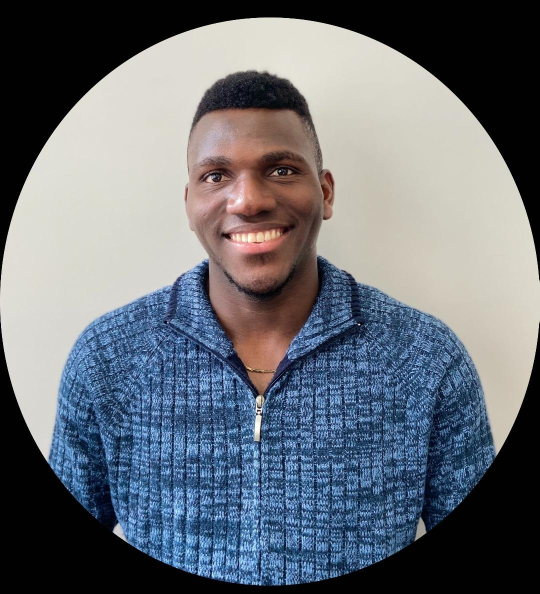
#> input picture image/eml.jpg, 1079 x 1187 px, found by its file name (shown at 1/2 size)
$ python image_to_ascii.py
#> lines starting #> are read from the running program, lines starting #| are printed output that depends on the picture
#!/usr/bin/env python3
"""
Convert an image to colored ASCII art SVG for GitHub profile README.

This script produces an SVG file where each character is colored to match
the corresponding pixel in the original image, creating a faithful
color-accurate ASCII portrait that renders natively on GitHub.

Usage:
    python3 scripts/image_to_ascii.py [--input IMAGE_PATH] [--output OUTPUT_PATH]
                                       [--width COLS] [--chars CHARSET]
                                       [--font-size SIZE] [--bg BG_COLOR]
                                       [--format FORMAT]

Defaults:
    --input      image/eml.jpg
    --output     image/ascii_portrait.svg
    --width      80
    --chars      dense
    --font-size  10
    --bg         #0D1117
    --format     svg

Examples:
    # Generate colored SVG (default)
    python3 scripts/image_to_ascii.py

    # Higher detail
    python3 scripts/image_to_ascii.py --width 100

    # Plain text output
    python3 scripts/image_to_ascii.py --format txt --output image/ascii_art.txt
"""

import argparse
import sys
from pathlib import Path
from xml.sax.saxutils import escape

try:
    from PIL import Image
except ImportError:
    print("Error: Pillow is required. Install with: pip install Pillow")
    sys.exit(1)


# Character sets ordered from darkest (most dense) to lightest (least dense)
CHARSETS = {
    # Dense — more characters = better gradient mapping for portraits
    "dense": "$@B%8&WM#*oahkbdpqwmZO0QLCJUYXzcvunxrjft/\\|()1{}[]?-_+~<>i!lI;:,\"^`'. ",
    # Standard — classic ASCII art
    "standard": "@#S%?*+;:,. ",
    # Minimal — bold, high contrast
    "minimal": "@#=- ",
    # Block — unicode blocks
    "block": "█▓▒░ ",
}


def load_image(path: str) -> Image.Image:
    """Load and return an image from the given path."""
#> called with path = 'image/eml.jpg'
    img_path = Path(path)
    if not img_path.exists():
        print(f"Error: Image not found at '{path}'")
        sys.exit(1)
    return Image.open(img_path)
#> returned value is the input picture: PIL image 1079x1187 RGB; mean R, G, B 104.7, 110.6, 118.7


def resize_image(image: Image.Image, new_width: int) -> Image.Image:
    """
    Resize image to the target width while maintaining aspect ratio.
    Accounts for monospace character aspect ratio (~0.55 height:width).
    """
#> called with new_width = 80
    width, height = image.size
#> width = 1079; height = 1187
    aspect_ratio = height / width
#> aspect_ratio = 1.1
    new_height = int(aspect_ratio * new_width * 0.55)
#> new_height = 48
    return image.resize((new_width, new_height), Image.LANCZOS)
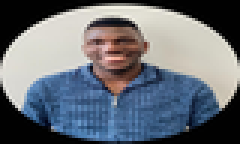
#> returned value: PIL image 80x48 RGB (shown 3 times larger); mean R, G, B 105.1, 110.9, 119.1


def image_to_colored_svg(
    input_path: str,
    width: int = 80,
    charset: str = "dense",
    font_size: int = 10,
    bg_color: str = "#0D1117",
) -> str:
    """
    Convert an image to a colored ASCII art SVG.

    Each character is rendered in the color of the corresponding pixel
    from the original image, producing a faithful color representation.
    """
    chars = CHARSETS.get(charset, CHARSETS["dense"])
    num_chars = len(chars)

    # Load image
    image = load_image(input_path)
    image = resize_image(image, width)

    # Get dimensions after resize
    img_width, img_height = image.size
#> img_width = 80; img_height = 48

    # Convert to RGB for color extraction
    color_image = image.convert("RGB")
    # Convert to grayscale for character mapping
    gray_image = image.convert("L")
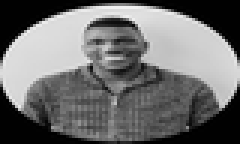
#> gray_image: PIL image 80x48 L (shown 3 times larger); min 0, max 240, mean 110.1

    color_pixels = list(color_image.getdata())
#> color_pixels = 3840 items, first 6: (1, 1, 1), (1, 1, 1), (1, 1, 1), (1, 1, 1), (1, 1, 1), (1, 1, 1)
    gray_pixels = list(gray_image.getdata())
#> gray_pixels = 3840 values, max 240 at index 197, min 0 at index 30, mean 110.1

    # Character dimensions in the SVG
    char_width = font_size * 0.6  # monospace char width approximation
    char_height = font_size * 1.2  # line height

    svg_width = int(img_width * char_width) + 20  # padding
#> svg_width = 500
    svg_height = int(img_height * char_height) + 20  # padding
#> svg_height = 596

    # Build SVG
    svg_lines = []
    svg_lines.append(f'<svg xmlns="http://www.w3.org/2000/svg" '
                     f'viewBox="0 0 {svg_width} {svg_height}" '
                     f'width="{svg_width}" height="{svg_height}">')

    # Defs for gradient overlays and filters
    svg_lines.append('  <defs>')
    # Scanline shimmer gradient — a light sweep that moves across
    svg_lines.append('    <linearGradient id="shimmer" x1="0%" y1="0%" x2="100%" y2="0%">')
    svg_lines.append('      <stop offset="0%" style="stop-color:rgba(255,255,255,0);"/>')
    svg_lines.append('      <stop offset="45%" style="stop-color:rgba(255,255,255,0);"/>')
    svg_lines.append('      <stop offset="50%" style="stop-color:rgba(255,255,255,0.08);"/>')
    svg_lines.append('      <stop offset="55%" style="stop-color:rgba(255,255,255,0);"/>')
    svg_lines.append('      <stop offset="100%" style="stop-color:rgba(255,255,255,0);"/>')
    svg_lines.append('      <animate attributeName="x1" values="-100%;100%" dur="4s" repeatCount="indefinite"/>')
    svg_lines.append('      <animate attributeName="x2" values="0%;200%" dur="4s" repeatCount="indefinite"/>')
    svg_lines.append('    </linearGradient>')
    # Subtle glow filter
    svg_lines.append('    <filter id="glow" x="-5%" y="-5%" width="110%" height="110%">')
    svg_lines.append('      <feGaussianBlur stdDeviation="1.5" result="blur"/>')
    svg_lines.append('      <feComposite in="SourceGraphic" in2="blur" operator="over"/>')
    svg_lines.append('    </filter>')
    svg_lines.append('  </defs>')

    # Background
    svg_lines.append(f'  <rect width="100%" height="100%" fill="{bg_color}"/>')

    # Animated CSS styles
    svg_lines.append('  <style>')
    svg_lines.append('    text {')
    svg_lines.append(f'      font-family: "JetBrains Mono", "Fira Code", "Cascadia Code", "Consolas", monospace;')
    svg_lines.append(f'      font-size: {font_size}px;')
    svg_lines.append('      white-space: pre;')
    svg_lines.append('    }')
    # Row-by-row typewriter reveal animation
    svg_lines.append('    .row {')
    svg_lines.append('      opacity: 0;')
    svg_lines.append('      animation: reveal 0.03s ease-in forwards;')
    svg_lines.append('    }')
    svg_lines.append('    @keyframes reveal {')
    svg_lines.append('      from { opacity: 0; }')
    svg_lines.append('      to { opacity: 1; }')
    svg_lines.append('    }')
    # Subtle breathing pulse on the whole art
    svg_lines.append('    .portrait-group {')
    svg_lines.append('      animation: breathe 6s ease-in-out infinite;')
    svg_lines.append('    }')
    svg_lines.append('    @keyframes breathe {')
    svg_lines.append('      0%, 100% { opacity: 1; filter: brightness(1); }')
    svg_lines.append('      50% { opacity: 0.97; filter: brightness(1.03); }')
    svg_lines.append('    }')
    # CRT scanline effect
    svg_lines.append('    .scanlines {')
    svg_lines.append('      animation: flicker 8s linear infinite;')
    svg_lines.append('    }')
    svg_lines.append('    @keyframes flicker {')
    svg_lines.append('      0%, 100% { opacity: 0.03; }')
    svg_lines.append('      50% { opacity: 0.06; }')
    svg_lines.append('    }')
    svg_lines.append('  </style>')

    # Portrait group with breathing effect
    svg_lines.append('  <g class="portrait-group">')

    # Generate each row as a <text> element with colored <tspan>s
    for row in range(img_height):
        y_pos = 10 + (row + 1) * char_height
        # Staggered reveal delay per row (typewriter effect)
        delay = row * 0.04
        row_spans = []
        prev_color = None
        current_run = ""

        for col in range(img_width):
            idx = row * img_width + col
            # Get brightness for character selection
            brightness = gray_pixels[idx]
            char_idx = brightness * (num_chars - 1) // 255
            char = chars[char_idx]

            # Get pixel color
            r, g, b = color_pixels[idx]
            hex_color = f"#{r:02x}{g:02x}{b:02x}"

            if hex_color == prev_color:
                current_run += escape(char)
            else:
                if current_run:
                    row_spans.append(f'<tspan fill="{prev_color}">{current_run}</tspan>')
                current_run = escape(char)
                prev_color = hex_color

        # Flush last run
        if current_run:
            row_spans.append(f'<tspan fill="{prev_color}">{current_run}</tspan>')

        svg_lines.append(
            f'  <text class="row" x="10" y="{y_pos:.1f}" '
            f'style="animation-delay:{delay:.2f}s">'
            f'{"".join(row_spans)}</text>'
        )
#> after the loop, svg_lines = 95 items

    svg_lines.append('  </g>')

    # Shimmer overlay — light sweep across the portrait
    svg_lines.append(
        f'  <rect width="100%" height="100%" fill="url(#shimmer)" '
        f'style="mix-blend-mode:overlay;pointer-events:none;"/>'
    )

    # CRT scanline overlay — subtle horizontal lines for that terminal feel
    svg_lines.append('  <g class="scanlines" style="pointer-events:none;">')
    for y in range(0, svg_height, 3):
        svg_lines.append(
            f'    <rect x="0" y="{y}" width="100%" height="1" '
            f'fill="rgba(0,0,0,0.15)"/>'
        )
#> after the loop, svg_lines = 297 items
    svg_lines.append('  </g>')

    # Subtle vignette corners
    svg_lines.append(
        f'  <rect width="100%" height="100%" rx="4" ry="4" '
        f'fill="none" stroke="{bg_color}" stroke-width="8" '
        f'style="pointer-events:none;"/>'
    )

    svg_lines.append('</svg>')
    return "\n".join(svg_lines)


def image_to_plain_ascii(
    input_path: str,
    width: int = 50,
    charset: str = "dense",
) -> str:
    """Convert an image to plain text ASCII art (no color)."""
    chars = CHARSETS.get(charset, CHARSETS["dense"])
    num_chars = len(chars)

    image = load_image(input_path)
    image = resize_image(image, width)
    gray_image = image.convert("L")

    # Apply contrast enhancement
    gray_image = gray_image.point(lambda x: min(255, max(0, int((x - 128) * 1.3 + 128))))

    pixels = list(gray_image.getdata())
    img_width, img_height = gray_image.size

    lines = []
    for row in range(img_height):
        line = ""
        for col in range(img_width):
            idx = row * img_width + col
            brightness = pixels[idx]
            char_idx = brightness * (num_chars - 1) // 255
            line += chars[char_idx]
        lines.append(line)

    return "\n".join(lines)


def main():
    parser = argparse.ArgumentParser(
        description="Convert an image to colored ASCII art (SVG) for GitHub README"
    )
    parser.add_argument(
        "--input", "-i",
        default="image/eml.jpg",
        help="Path to input image (default: image/eml.jpg)",
    )
    parser.add_argument(
        "--output", "-o",
        default="image/ascii_portrait.svg",
        help="Path to output file (default: image/ascii_portrait.svg)",
    )
    parser.add_argument(
        "--width", "-w",
        type=int,
        default=80,
        help="Width in characters (default: 80)",
    )
    parser.add_argument(
        "--chars", "-c",
        choices=list(CHARSETS.keys()),
        default="dense",
        help="Character set to use (default: dense)",
    )
    parser.add_argument(
        "--font-size", "-fs",
        type=int,
        default=10,
        help="Font size in pixels for SVG output (default: 10)",
    )
    parser.add_argument(
        "--bg",
        default="#0D1117",
        help="Background color for SVG (default: #0D1117, GitHub dark)",
    )
    parser.add_argument(
        "--format", "-f",
        choices=["svg", "txt"],
        default="svg",
        help="Output format: svg (colored) or txt (plain) (default: svg)",
    )

    args = parser.parse_args()

    print(f"Converting: {args.input}")
    print(f"Width: {args.width} chars | Charset: {args.chars} | Format: {args.format}")

    if args.format == "svg":
        result = image_to_colored_svg(
            args.input, args.width, args.chars, args.font_size, args.bg
        )
    else:
        result = image_to_plain_ascii(args.input, args.width, args.chars)

    # Save
    output_path = Path(args.output)
    output_path.parent.mkdir(parents=True, exist_ok=True)
    output_path.write_text(result, encoding="utf-8")

    print(f"Saved to: {args.output}")
    print(f"\nDone. Embed in README with:")
    if args.format == "svg":
        print(f'  <img src="./{args.output}" alt="ASCII Portrait"/>')
    else:
        print(f"  Paste contents inside a ``` code block")


if __name__ == "__main__":
    main()
